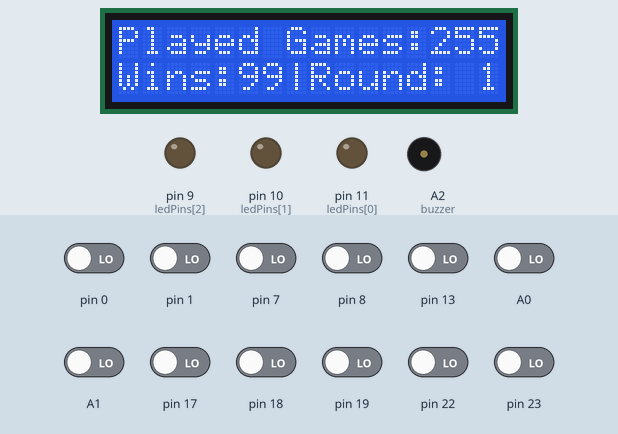
A sketch run on a simulated Arduino Uno, built with avr-gcc and run on an emulated ATmega328P. On the bench: 16×2 character LCD, output pins drawn as LEDs (lit = HIGH), buzzer (waves = sounding). Dashed ring = blinking. Inputs (shaded band) come from the test bench; at power-on: A0, A1, pin 0, pin 1, pin 7, pin 8, pin 13, pin 17–19, pin 22, pin 23 LOW. Random numbers use the default seed unless the sketch sets one; EEPROM starts erased. At 2.9 s the program stops and its outputs stay as they are.

Above: at 1.2 s.
1.3 s: pin 7 driven HIGH
At 1.79 s:
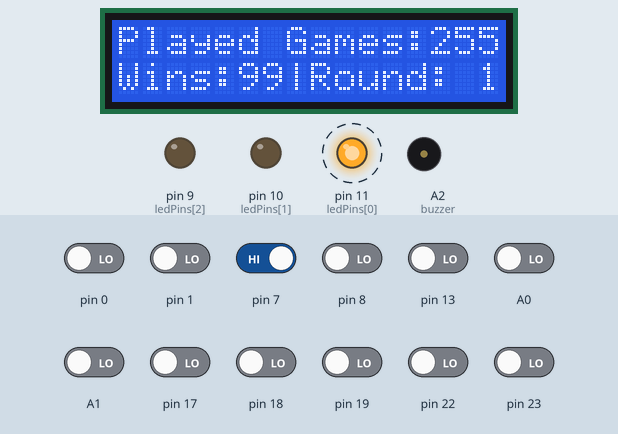
At 3.7 s:
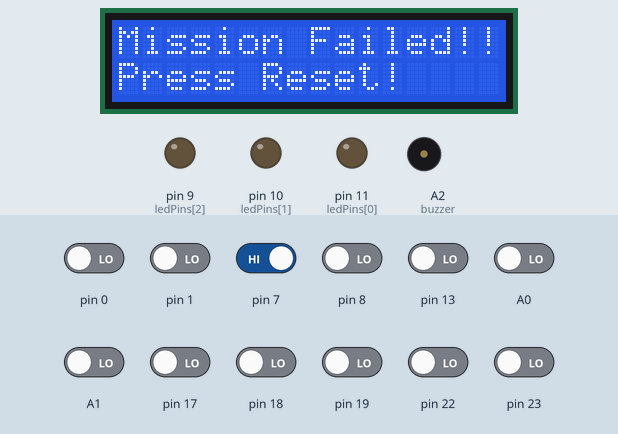
Timing chart, 0 to 4.4 s (numbered marks = the images above; inputs shaded):
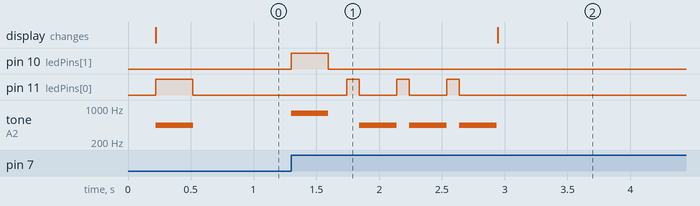

The sketch:

Simon_Says.ino
```cpp
/* Simon Says Custom Project
 *  This uses the following items:
 *  - 1 LiquidCrystal LCD display
 *  - 4 Buttons
 *  - 1 RGB LED
 *  - 1 Piezo Buzzer
 *  - 1 Potentiometer
 *  - A bunch of wires and resistors
 *
 *  This was a long, yet fun project to show off. This
 *  code does also store data in EEPROM and will max out
 *  if it reaches a certain level, have fun!!.
 */

#include <LiquidCrystal.h>                                                        // Header file for lcd display.
LiquidCrystal lcd = LiquidCrystal(12, 6, 5, 4, 3, 2);                             // New object lcd to print to display.
class eeprom {                                                                    // Custom EEPROM class file.
  public:
    eeprom() {}                                                                   // Default Constructor.
    unsigned char read(unsigned int address){                                     // Read data with address as the parameter and return an unsigned char.
      while (EECR & (1 << EEPE));
      EEAR = address;
      EECR |= (1 << EERE);
      return EEDR;
    }
    void write(unsigned int address, unsigned char data){                         // Write to EEPROM using a void function with address and data as parameters.
      while (EECR & (1 << EEPE));
      EEAR = address;
      EEDR = data;
      EECR |= (1 << EEMPE);
      EECR |= (1 << EEPE);
    }
};

void myDelay(unsigned long time_ms) {                                             // Custom delay function using registers.
  unsigned long index = 0;
  while (index != time_ms) {
    SREG &= ~(1 << 7);
    cli();
    TCNT0 = 6;
    TCCR0A &= ~(1 << 0);
    TCCR0A &= ~(1 << 1);
    TCCR0B &= ~(1 << 3);
    TCCR0B &= ~(1 << 2);
    TCCR0B |= (1 << 1);
    TCCR0B |= (1 << 0);
    while ((TIFR0 & (1 << 0)) == 0);
    TCCR0B &= ~(1 << 2);
    TCCR0B &= ~(1 << 1);
    TCCR0B &= ~(1 << 0);
    TIFR0 |= (1 << 0);
    SREG |= (1 << 7);
    index++;
  }
}

void myPinMode(byte pin_number, unsigned char data) {                             // Custom pinMode function.
  if (data == INPUT) {                                                            // If data is input, then set the DDR(_) buffer to 0 (input), else set it to output.
    if (pin_number >= 0 && pin_number <= 7)
      DDRD &= ~(1 << (pin_number));
    else if (pin_number >= 8 && pin_number <= 13)
      DDRB &= ~(1 << (pin_number - 8));
    else if (pin_number >= 14 && pin_number <= 19)
      DDRC &= ~(1 << (pin_number - 14));
  }
  else {
    if (pin_number >= 0 && pin_number <= 7)
      DDRD |= (1 << pin_number);
    else if (pin_number >= 8 && pin_number <= 13)
      DDRB |= (1 << (pin_number - 8));
    else if (pin_number >= 14 && pin_number <= 19)
      DDRC |= (1 << (pin_number - 14));
  }
}

byte myDigitalRead(byte pin_number) {                                             // Custom digitalRead that will return either a 1 or a 0 by bit shifts.
  if (pin_number >= 0 && pin_number <= 7)
    return (PIND & (1 << pin_number)) >> pin_number;
  else if (pin_number >= 8 && pin_number <= 13)
    return (PINB & (1 << pin_number - 8)) >> (pin_number - 8);
  else if (pin_number >= 14 && pin_number <= 19)
    return (PINC & (1 << pin_number - 14)) >> (pin_number - 14);
}

void myDigitalWrite(byte pin_number, unsigned char pin) {                         // Custom digitalWrite where it checks the pin, and whether its HIGH or LOW, then it will set 1 for high, or 0 for low.
  if (pin_number >= 0 && pin_number <= 7) {
    if (pin == HIGH)
      PORTD |= (1 << pin_number);
    else
      PORTD &= ~(1 << pin_number);
  }
  else if (pin_number >= 8 && pin_number <= 13) {
    if (pin == HIGH)
      PORTB |= (1 << (pin_number - 8));
    else
      PORTB &= ~(1 << (pin_number - 8));
  }
  else if (pin_number >= 14 && pin_number <= 19) {
    if (pin == HIGH)
      PORTC |= (1 << (pin_number - 14));
    else
      PORTC &= ~(1 << (pin_number - 14));
  }
}

eeprom EEPROM;                                                                    // Object to store and read from EEPROM.
const short ROUNDS = 10;
const byte max_buttons = 4;                                                       // Declaring Constant values.
const byte max_led_pins = 3;
const byte buzzer = A2;
byte buttons[max_buttons] = {A0, 7, 8, A1};                                       // Setting the arrays.
byte ledPins[max_led_pins] = {11, 10, 9};
byte READ[max_buttons];
short pattern[ROUNDS];
byte pace = 150;                                                                  // Declare pace value, and use wins and games as public variables.
byte wins;
byte games;

void makePattern() {                                                              // Generate the pattern.
  for (byte i = 0; i < ROUNDS; i++)
    pattern[i] = random(4);
}

void buzzfun(int ton, unsigned long micro, int del) {                             // Automatic buzz function.
  tone(buzzer, ton, del);
  myDelay(del);
  micro = micro / 1000;
  delayMicroseconds(micro);
  tone(buzzer, ton, del);
  myDelay(del);
}

void clearLED() {                                                                 // Clear leds.
  myDigitalWrite(ledPins[0], LOW);
  myDigitalWrite(ledPins[1], LOW);
  myDigitalWrite(ledPins[2], LOW);
}

void showLED(char color) {                                                        // Display the led color.
  switch(color){
    case 'R':
      myDigitalWrite(ledPins[0], HIGH);
      buzzfun(440, 1136, pace);
      break;
    case 'G':
      myDigitalWrite(ledPins[1], HIGH);
      buzzfun(784, 638, pace);
      break;
    case 'B':
      myDigitalWrite(ledPins[2], HIGH);
      buzzfun(587, 851, pace);
      break;
    case 'Y':
      myDigitalWrite(ledPins[0], HIGH);
      myDigitalWrite(ledPins[1], HIGH);
      buzzfun(880, 568, pace);
      break;
  }
  clearLED();
  myDelay(pace);
}

void printPattern(byte num) {                                                     // Print the pattern.
  for (int i = 0; i < num; i++) {
    byte show = pattern[i];
    switch (show) {
      case 0:
        showLED('R');
        break;
      case 1:
        showLED('G');
        break;
      case 2:
        showLED('B');
        break;
      case 3:
        showLED('Y');
        break;
    }
    clearLED();
    myDelay(pace);
  }
}

void fail() {                                                                     // If the user fails to match, they'll be stuck here, with a game counted.
  for (byte i = 0; i < 3; i++) {
    myDigitalWrite(ledPins[0], HIGH);
    myDelay(100);
    myDigitalWrite(ledPins[0], LOW);
    buzzfun(440, 1136, 150);
  }
  games++;
  EEPROM.write(0, games);
  lcd.clear();
  lcd.setCursor(0, 0);
  lcd.print("Mission Failed!!");
  lcd.setCursor(0, 1);
  lcd.print("Press Reset!");
  while (1);
}

void checker(byte checkpat) {                                                     // Checks the pattern and determines if player loses.
  bool gameflag = false;
  int selection;
  for (int i = 0; i < checkpat; i++) {
    gameflag = false;
    while (gameflag == false) {
      for (int j = 0; j < max_buttons; j++)
        READ[j] = myDigitalRead(buttons[j]);
      if (READ[0] == HIGH) {                                                      // If the read is high, then the flag will be set to true, and the select variable will be used to make comparison.
        gameflag = true;
        showLED('R');
        selection = 0;
      }
      if (READ[1] == HIGH) {
        gameflag = true;
        showLED('G');
        selection = 1;
      }
      if (READ[2] == HIGH) {
        gameflag = true;
        showLED('B');
        selection = 2;
      }
      if (READ[3] == HIGH) {
        gameflag = true;
        showLED('Y');
        selection = 3;
      }
    }
    clearLED();
    if (selection != pattern[i])                                                  // If the selection does not match, then it will auto default to fail state.
      fail();
  }
  myDelay(pace);
}

void gamePrint(byte number) {                                                     // Make total games print nicely on lcd.
  if (number > 999)
    lcd.print(999);
  else {
    if (number < 10)
      lcd.print(" ");
    if (number < 100)
      lcd.print(" ");
    lcd.print(number);
  }
}

void printNum(byte number) {                                                      // For printing numbers less than 99 on lcd.
  if (number > 99)
    lcd.print(99);
  else if (number < 10) {
    lcd.print(" ");
    lcd.print(number);
  }
  else
    lcd.print(number);
}

void finish() {                                                                   // If the player makes it all the way through, they will end up here.
  /* Idea from zimmermannard */
  byte r = 255, b = 0, g = 0;
  byte transitionDelay = 2;
  games++;
  wins++;
  EEPROM.write(0, games);
  EEPROM.write(1, wins);
  lcd.clear();
  lcd.setCursor(0, 0);
  lcd.print("We have a Winner");
  lcd.setCursor(0, 1);
  lcd.print("Congratulations!");
  myPinMode(buzzer, INPUT);                                                       // Prevent faint noise from buzzer.
  while (1) {
    for (; r >= 0, b < 255; b++, r--) {
      analogWrite(ledPins[0], r);
      analogWrite(ledPins[2], b);
      myDelay(transitionDelay);
    }
    for (; b >= 0, g < 255; g++, b--) {
      analogWrite(ledPins[2], b);
      analogWrite(ledPins[1], g);
      myDelay(transitionDelay);
    }
    for (; g >= 0, r < 255; r++, g--) {
      analogWrite(ledPins[0], r);
      analogWrite(ledPins[1], g);
      myDelay(transitionDelay);
    }
  }
}

void setup() {                                                                      // Setup function.
  lcd.begin(16, 2);
  lcd.setCursor(0, 0);
  randomSeed(analogRead(0));
  games = EEPROM.read(0);
  wins = EEPROM.read(1);
  for (byte i = 0; i < max_buttons; i++)
    myPinMode(buttons[i], INPUT);
  for (byte i = 0; i < max_led_pins; i++)
    myPinMode(ledPins[i], OUTPUT);
  makePattern();
  myPinMode(buzzer, OUTPUT);
}


void loop() {                                                                       // Loop function.
  byte disp = -1;                                                                   // Show the current round, set to -1 because of something weird going on.
  for (int i = 0; i <= ROUNDS; i++) {
    disp++;
    lcd.print("Played Games:");
    gamePrint(games);
    lcd.setCursor(0, 1);
    lcd.print("Wins:");
    printNum(wins);
    lcd.print("|Round:");
    printNum(disp);
    printPattern(i);                                                                // Goes to print pattern.
    checker(i);                                                                     // Then goes to checker, once it goes through successfully, it will then shorten the pace.
    pace -= 2;
  }
  finish();
}
```

Measured:
- after the input at 1.3 s, pin 10 (ledPins[1]): LOW → HIGH at once, → LOW 0.29 s later; pin 11 (ledPins[0]): alternates HIGH for 0.10 s and LOW for 0.30 s, 6 changes in all, then stays LOW, starting after 0.44 s; tone on A2 (buzzer): plays 784 Hz for 0.30 s, 440 Hz for 0.30 s, 440 Hz for 0.30 s, 440 Hz for 0.30 s, starting at once
